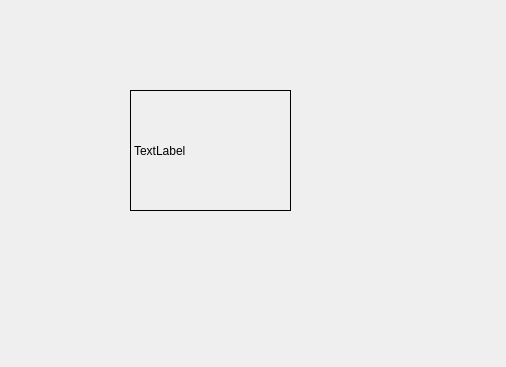
<?xml version="1.0" encoding="UTF-8"?>
<ui version="4.0">
 <class>Widget</class>
 <widget class="QWidget" name="Widget">
  <property name="geometry">
   <rect>
    <x>0</x>
    <y>0</y>
    <width>506</width>
    <height>367</height>
   </rect>
  </property>
  <property name="windowTitle">
   <string>Widget</string>
  </property>
  <widget class="QLabel" name="label">
   <property name="geometry">
    <rect>
     <x>130</x>
     <y>90</y>
     <width>161</width>
     <height>121</height>
    </rect>
   </property>
   <property name="frameShape">
    <enum>QFrame::Panel</enum>
   </property>
   <property name="text">
    <string>TextLabel</string>
   </property>
  </widget>
 </widget>
 <layoutdefault spacing="6" margin="11"/>
 <resources/>
 <connections/>
</ui>
